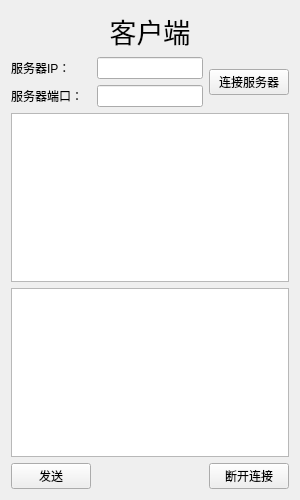
<?xml version="1.0" encoding="UTF-8"?>
<ui version="4.0">
 <class>Client_Widget</class>
 <widget class="QWidget" name="Client_Widget">
  <property name="geometry">
   <rect>
    <x>0</x>
    <y>0</y>
    <width>300</width>
    <height>500</height>
   </rect>
  </property>
  <property name="windowTitle">
   <string>Form</string>
  </property>
  <layout class="QGridLayout" name="gridLayout">
   <item row="0" column="0">
    <spacer name="horizontalSpacer">
     <property name="orientation">
      <enum>Qt::Horizontal</enum>
     </property>
     <property name="sizeHint" stdset="0">
      <size>
       <width>72</width>
       <height>20</height>
      </size>
     </property>
    </spacer>
   </item>
   <item row="0" column="1">
    <widget class="QLabel" name="label">
     <property name="font">
      <font>
       <family>楷体</family>
       <pointsize>20</pointsize>
      </font>
     </property>
     <property name="text">
      <string>客户端</string>
     </property>
     <property name="alignment">
      <set>Qt::AlignCenter</set>
     </property>
    </widget>
   </item>
   <item row="0" column="2">
    <spacer name="horizontalSpacer_2">
     <property name="orientation">
      <enum>Qt::Horizontal</enum>
     </property>
     <property name="sizeHint" stdset="0">
      <size>
       <width>72</width>
       <height>20</height>
      </size>
     </property>
    </spacer>
   </item>
   <item row="1" column="0">
    <widget class="QLabel" name="label_2">
     <property name="text">
      <string>服务器IP：</string>
     </property>
    </widget>
   </item>
   <item row="1" column="1">
    <widget class="QLineEdit" name="ip_edit"/>
   </item>
   <item row="1" column="2" rowspan="2">
    <widget class="QPushButton" name="connect_btn">
     <property name="text">
      <string>连接服务器</string>
     </property>
    </widget>
   </item>
   <item row="2" column="0">
    <widget class="QLabel" name="label_3">
     <property name="text">
      <string>服务器端口：</string>
     </property>
    </widget>
   </item>
   <item row="2" column="1">
    <widget class="QLineEdit" name="port_edit"/>
   </item>
   <item row="3" column="0" colspan="3">
    <widget class="QTextEdit" name="read_edit">
     <property name="readOnly">
      <bool>true</bool>
     </property>
    </widget>
   </item>
   <item row="4" column="0" colspan="3">
    <widget class="QTextEdit" name="input_edit"/>
   </item>
   <item row="5" column="0">
    <widget class="QPushButton" name="send_btn">
     <property name="text">
      <string>发送</string>
     </property>
    </widget>
   </item>
   <item row="5" column="1">
    <spacer name="horizontalSpacer_3">
     <property name="orientation">
      <enum>Qt::Horizontal</enum>
     </property>
     <property name="sizeHint" stdset="0">
      <size>
       <width>117</width>
       <height>20</height>
      </size>
     </property>
    </spacer>
   </item>
   <item row="5" column="2">
    <widget class="QPushButton" name="close_btn">
     <property name="text">
      <string>断开连接</string>
     </property>
    </widget>
   </item>
  </layout>
 </widget>
 <resources/>
 <connections/>
</ui>
